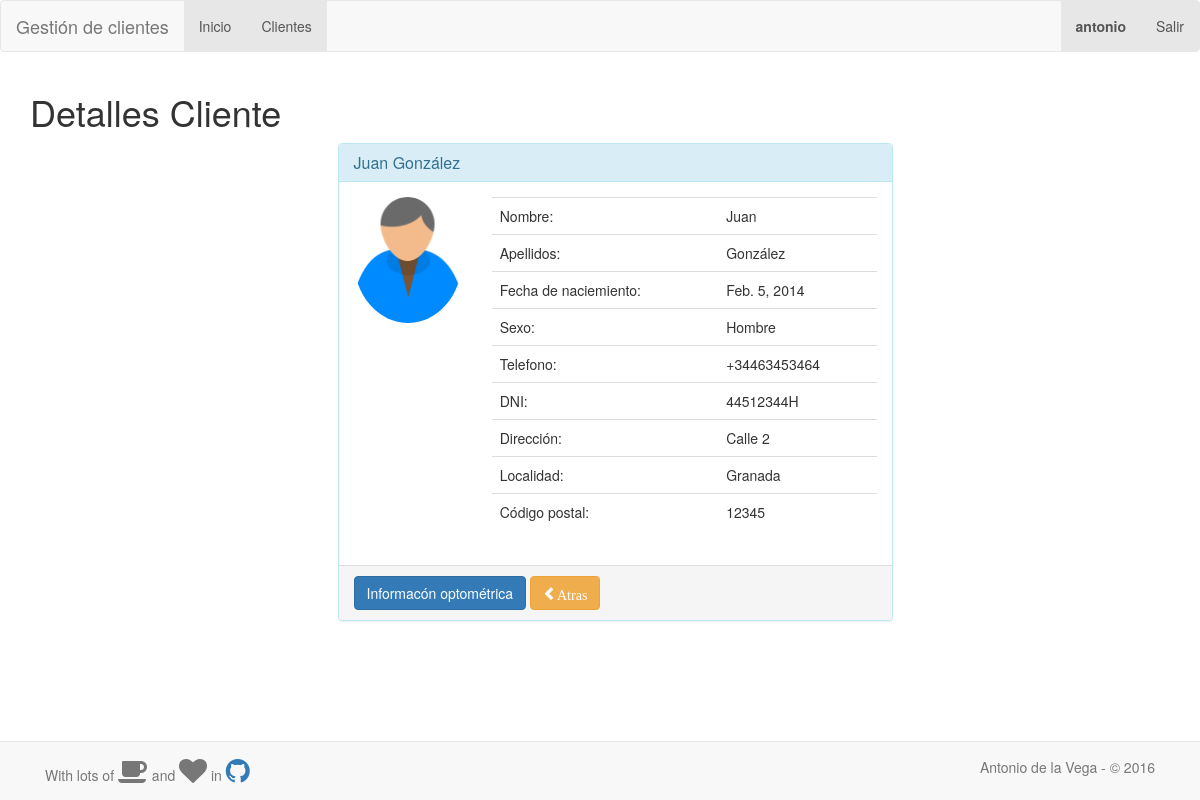
The app's page /clientes/detalles/3 (signed in) with its own data.
### gestion_clientes/models.py (models this page shows, shortened)
class Cliente(models.Model):
    HOMBRE = 'Hombre'
    MUJER = 'Mujer'
    NONE = 'Sin especificar'
    OPCIONES = ((HOMBRE, 'Hombre'),
                (MUJER, 'Mujer'),
                (NONE, 'Sin especificar'),)
    nombre = models.CharField(max_length=30, blank=True)
    apellidos = models.CharField(max_length=30, blank=True)
    dni = models.CharField('DNI', max_length=9)  # Mejorar
    f_nacimiento = models.DateField('Fecha de naciemiento', blank=True, null=True)
    direccion = models.CharField('Dirección', max_length=30, blank=True)
    localidad = models.CharField(max_length=20, blank=True)
    cod_postal = models.CharField('Código postal', blank=True, null=True, max_length=5)
    telefono = models.CharField(blank=True, null=True, max_length=12)
    sexo = models.CharField(max_length=16, choices=OPCIONES, default=NONE)
    foto = models.ImageField(upload_to='clientes/', null=True, blank=True)

### gestion_clientes/views.py (the view)
# urls.py: url(r'^detalles/(?P<id>[0-9]+)$', views.detalles_cliente, name='detalles'),
@login_required
def detalles_cliente(request, id):
    cliente = Cliente.objects.get(pk=id)
    context = {'cliente': cliente}
    return render(request, 'gestion_clientes/detalles_cliente.html', context)

### gestion_clientes/templates/gestion_clientes/detalles_cliente.html (shortened to what this page needs)
{% extends "gestion_clientes/base.html" %}
{% load bootstrap3 %}
{% load staticfiles %}
{% block content %}
    <h1>Detalles Cliente</h1>
    <div class="container">
        <div class="row">
            <div class="col-md-5  toppad  pull-right col-md-offset-3 ">
            </div>
            <div class="col-xs-12 col-sm-12 col-md-6 col-lg-6 col-xs-offset-0 col-sm-offset-0 col-md-offset-3 col-lg-offset-3 toppad">
                <div class="panel panel-info">
                    <div class="panel-heading">
                        <h3 class="panel-title">{{ cliente.nombre }} {{ cliente.apellidos }}</h3>
                    </div>
                    <div class="panel-body">
                        <div class="row">
                            {% if cliente.foto %}
                                <div class="col-md-3 col-lg-3 " align="center"><img alt="User Pic"
                                                                                    src="{{ cliente.foto.url }}"
                                                                                    class="img-circle img-responsive">
                                </div>
                            {% else %}
                                <div class="col-md-3 col-lg-3 " align="center"><img alt="User Pic"
                                                                                    src="{% static "gestion_clientes/images/cliente.png" %}"
                                                                                    class="img-circle img-responsive">
                                </div>
                            {% endif %}
                            <div class=" col-md-9 col-lg-9 ">
                                <table class="table table-user-information">
                                    <tbody>
                                    <tr>
                                        <td>Nombre:</td>
                                        <td>{{ cliente.nombre }}</td>
                                    </tr>
                                    <tr>
                                        <td>Apellidos:</td>
                                        <td>{{ cliente.apellidos }}</td>
                                    </tr>
                                    <tr>
                                        <td>Fecha de naciemiento:</td>
                                        <td>{{ cliente.f_nacimiento }} </td>
                                    </tr>
                                    <tr>
                                        <td>Sexo:</td>
                                        <td>{{ cliente.sexo }} </td>
                                    </tr>
                                    <tr>
                                        <td>Telefono:</td>
                                        <td>{{ cliente.telefono }} </td>
                                    </tr>
                                    <tr>
                                        <td>DNI:</td>
                                        <td>{{ cliente.dni }} </td>
                                    </tr>
                                    <tr>
                                        <td>Dirección:</td>
                                        <td>{{ cliente.direccion }} </td>
                                    </tr>
                                    <tr>
                                        <td>Localidad:</td>
                                        <td>{{ cliente.localidad }} </td>
                                    </tr>
                                    <tr>
                                        <td>Código postal:</td>
                                        <td>{{ cliente.cod_postal }} </td>
                                    </tr>
                                    </tbody>
                                </table>
                            </div>
                        </div>
                    </div>
                    <div class="panel-footer">
                        <a href="/clientes/info_opto/{{ cliente.id }}" class="btn btn-primary">Informacón
                            optométrica</a>
                        <a href="/clientes" class="btn btn-warning"><span class="glyphicon glyphicon-chevron-left">Atras</a>
                    </div>
                </div>
            </div>
        </div>
    </div>
{% endblock %}

### inicio/templates/inicio/base.html (shortened to what this page needs)
<!DOCTYPE html>
<html lang="es">
<head>
    <link rel="stylesheet" href="https://maxcdn.bootstrapcdn.com/font-awesome/4.5.0/css/font-awesome.min.css">
    <link href="/static/css/datetimepicker.css" type="text/css" media="all" rel="stylesheet"/>
    {% load staticfiles %}
</head>
<body>
{% load bootstrap3 %}
{% bootstrap_css %}
{% load staticfiles %}
<div id="bar">
    {% block bar %}
        <nav role="navigation" class="navbar navbar-default">
            <div class="navbar-header">
                <div id="bar_name">
                    {% block bar_name %}{% endblock %}
                </div>
            </div>
            <div id="navbarCollapse" class="collapse navbar-collapse">
                <ul class="nav navbar-nav">
                    <li class="active"><a href="/inicio">Inicio</a></li>
                    {% block extend_menu %}{% endblock %}
                </ul>
                <ul class="nav navbar-nav navbar-right">
                    <li class="active"><a href="#"><strong>{{ request.user.username }}</strong></a></li>
                    <li class="active"><a href="/logout">Salir</a></li>
                </ul>
            </div>
        </nav>
    {% endblock %}
</div>
<div class="container">
    <div id="content">
        {% block content %}{% endblock %}
    </div>
</div>
<p> &nbsp</p>
<p> &nbsp</p>
<p> &nbsp</p>
<p> &nbsp</p>
<div class="navbar navbar-default navbar-fixed-bottom">
    <div class="container">
        <p class="navbar-text pull-left">
            With lots of <i class="fa fa-coffee fa-2x"></i> and <i class="fa fa-heart fa-2x"></i> in <a
                href="https://github.com/antoniovj1/proyecto_ddsi"> <i class="fa fa-github fa-2x"></i> </a>
        </p>
        <p class="navbar-text pull-right"> Antonio de la Vega - © 2016 </p>
    </div>
</div>
</body>
</html>

### records on screen
Cliente: nombre "Juan", apellidos "González", f_nacimiento "Feb. 5, 2014", sexo "Hombre", telefono "+34463453464", dni "44512344H", direccion "Calle 2", localidad "Granada", cod_postal "12345"

### other values on screen
{{ request.user.username }} "antonio"
